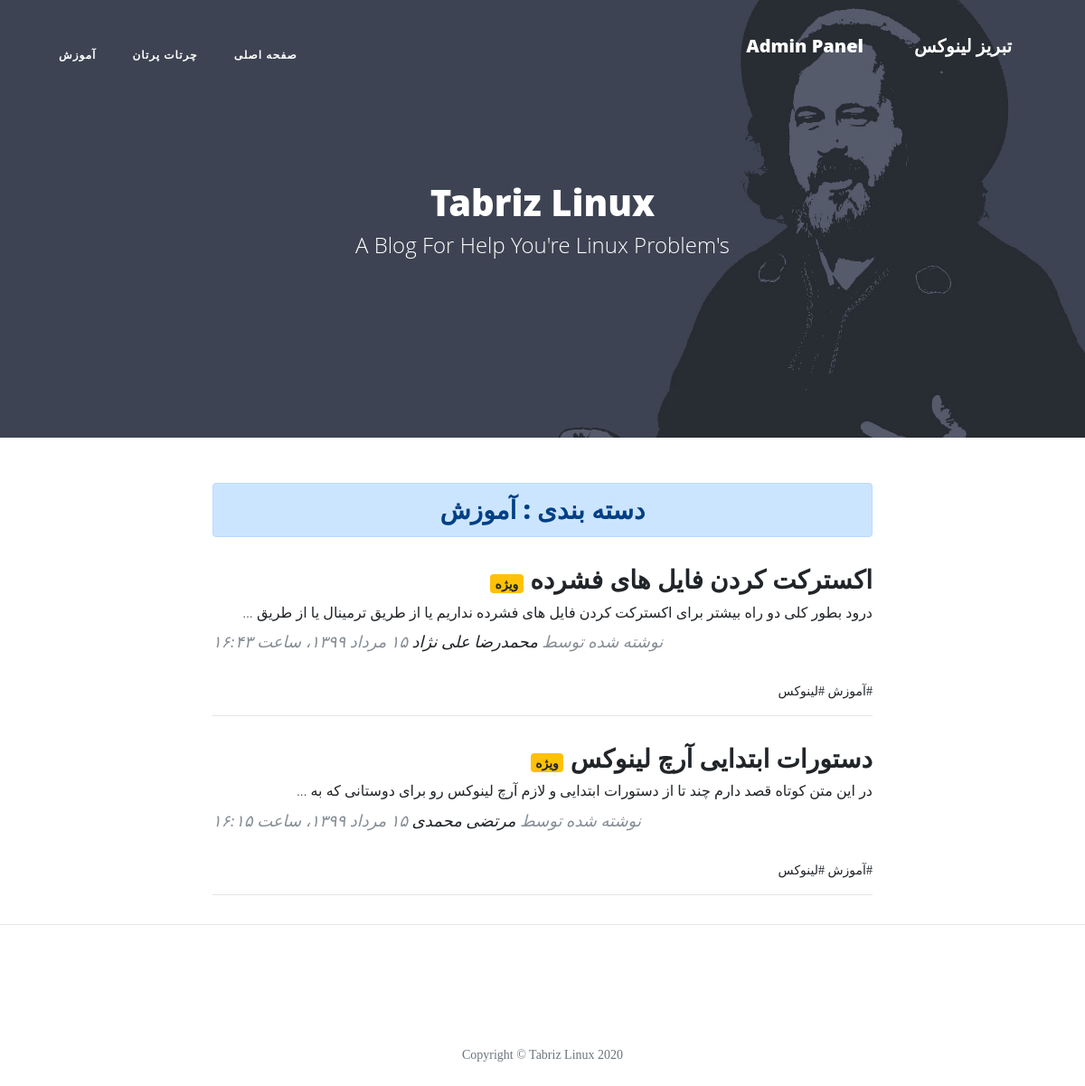
Screenshot of /category/Amozesh with the database file from the repository.
### blog/models.py (models this page shows, shortened)
class Category(models.Model):
    parent   = models.ForeignKey('self', default=None, null=True, blank=True, on_delete=models.SET_NULL, related_name='children', verbose_name="زیردسته")
    title    = models.CharField(max_length=30, verbose_name="عنوان دسته‌بندی")
    slug     = models.SlugField(max_length=100, unique=True, verbose_name="آدرس دسته‌بندی")
    status   = models.BooleanField(default=True, verbose_name="آیا نمایش داده شود؟")
    position = models.IntegerField(verbose_name="پوزیشن")
    class Meta:
        verbose_name = "دسته‌بندی"
        verbose_name_plural = "دسته‌بندی‌ها"
        ordering = ['parent__id','position']
    objects = CategoryManager()

class Article(models.Model):
    STATUS_CHOICE = (
        ('P','منتشر‌شده'),
        ('D','پیش‌نویس'),
        ('I','در‌حال بررسی'),
        ('B','رد‌شده'),
    )
    author       = models.ForeignKey(User , null=True, on_delete=models.SET_NULL, related_name='articles', verbose_name="نویسنده")
    title        = models.CharField(max_length=30,verbose_name="عنوان مقاله")
    slug         = models.SlugField(max_length=100, unique=True, verbose_name="آدرس مقاله")
    category     = models.ManyToManyField(Category, verbose_name="دسته‌بندی", related_name="articles")
    description  = models.TextField(verbose_name="محتوای مقاله")
    thumbnail    = models.ImageField(upload_to="images",verbose_name="تصویر مقاله")
    publish      = models.DateTimeField(default=timezone.now, verbose_name="تاریخ انتشار")
    created      = models.DateTimeField(auto_now_add=True)
    updated      = models.DateTimeField(auto_now=True)
    is_special   = models.BooleanField(default=False, verbose_name="مقاله ویژه")
    status       = models.CharField(max_length=1, choices=STATUS_CHOICE, verbose_name="وضعیت")
    class Meta:
        verbose_name = "مقاله"
        verbose_name_plural = "مقالات"
        ordering = ['-publish']
    def jpublish(self):
        return jalali_convertor(self.publish)
    jpublish.short_description = "تاریخ انتشار"
    def thumbnail_tag(self):
        return format_html("<img width=100 height=50 style='border-radius: 3px;' src='{}'>".format(self.thumbnail.url))
    thumbnail_tag.short_description = "تصویر مقاله"
    def category_to_str(self):
        return "، ".join([category.title for category in self.category.active()])
    category_to_str.short_description = "دسته‌بندی"
    objects = ArticleManager()

### account/models.py (models this page shows)
class User(AbstractUser):
    is_author    = models.BooleanField(default=False, verbose_name="وضعیت نویسندگی")
    special_user = models.DateTimeField(default=timezone.now, verbose_name="کاربر ویژه تا")
    def is_special_user(self):
        if self.special_user > timezone.now():
            return True
        else:
            return False
    is_special_user.boolean = True
    is_special_user.short_description = "وضعیت کاربر ویژه"

### blog/views.py (the view)
# urls.py: path('category/<slug:slug>', CategoryList.as_view(), name="category"),
class CategoryList(ListView):
    paginate_by = 5
    template_name = 'blog/category_list.html'
    def get_queryset(self):
        global category
        slug = self.kwargs.get('slug')
        category = get_object_or_404(Category.objects.active(), slug=slug)
        return category.articles.published()
    def get_context_data(self, **kwargs):
        context = super().get_context_data(**kwargs)
        context['category'] = category
        return context

### blog/models.py (called while the page is built)
    def published(self):
        return self.filter(status="P")

    def active(self):
        return self.filter(status=True)

### blog/templatetags/base_tags.py (called while the page is built)
@register.simple_tag
def title(data="تبریز لینوکس"):
    return data

@register.inclusion_tag("blog/partials/category_navbar.html")
def category_navbar():
    return{
        "category": Category.objects.filter(status=True)
    }

### extensions/jalali.py (called while the page is built)
    def persian_tuple(self):
        return self.persian_year, self.persian_month, self.persian_day

### extensions/utils.py (called while the page is built)
def persian_numbers_converter(mystr):
    numbers = {
        "0":"۰",
        "1":"۱",
        "2":"۲",
        "3":"۳",
        "4":"۴",
        "5":"۵",
        "6":"۶",
        "7":"۷",
        "8":"۸",
        "9":"۹",
    }
    for English_Numbers, Persian_Numbers in numbers.items():
        mystr = mystr.replace(English_Numbers,Persian_Numbers)
    return mystr

def jalali_convertor(time):
    jmonths = ["فروردین","اردیبهشت","خرداد","تیر","مرداد","شهریور","مهر","آبان","آذر","دی","بهمن","اسفند"]
    time = timezone.localtime(time)
    time_to_str = "{},{},{}".format(time.year, time.month, time.day)
    time_to_tuple = jalali.Gregorian(time_to_str).persian_tuple()
    time_to_list = list(time_to_tuple)
    for index, month in enumerate(jmonths):
        if time_to_list[1] == index + 1:
            time_to_list[1] = month
            break
    output = "{} {} {}، ساعت {}:{}".format(
        time_to_list[2],
        time_to_list[1],
        time_to_list[0],
        time.hour,
        time.minute
    )
    return persian_numbers_converter(output)

### templates/blog/category_list.html (shortened to what this page needs)
{% extends 'blog/list.html' %}
{% block header %}
    <h3 class="alert alert-primary text-center">دسته بندی : {{category.title}}</h3>
{% endblock %}

### templates/blog/list.html (shortened to what this page needs)
{% extends 'blog/base.html' %}
{% load static %}
{% block main %}
  <header class="masthead" style="background-image: url('{% static "blog/img/header.jpg" %}')">
    <div class="overlay"></div>
    <div class="container">
      <div class="row">
        <div class="col-lg-8 col-md-10 mx-auto">
          <div class="site-heading">
            <h1>Tabriz Linux</h1>
            <span class="subheading">A Blog For Help You're Linux Problem's </span>
          </div>
        </div>
      </div>
    </div>
  </header>
  <div class="container">
    <div class="row">
      <div class="col-lg-8 col-md-10 mx-auto">
        {% block header %}{% endblock %}
        {% for article in object_list %}
          <div class="post-preview">
          <a href="{% url 'blog:detail' article.slug %}">
            <h2 class="post-title">
              {{article.title}}
              {% if article.is_special %}
                <span class="badge badge-warning" style="font-size: 14px;" >ویژه</span>
              {% endif %}
            </h2>
            <h3 class="post-subtitle">
              {{article.description|striptags|truncatewords:20}}
            </h3>
          </a>
          <p class="post-meta">نوشته شده توسط
            <a href="{% url 'blog:author' article.author %}">{{article.author.get_full_name}}</a>
            {{article.jpublish}}</p>
          <div>
            {% for cat in article.category.active %}
              <a href="{% url 'blog:category' cat.slug %}">#{{cat.title}}</a>
            {% endfor %}
          </div>
        </div>
        <hr>
        {% endfor %}
      </div>
    </div>
  </div>
{% endblock %}

### templates/blog/partials/category_navbar.html (shortened to what this page needs)
<div class="collapse navbar-collapse nav" id="navbarResponsive">
  <ul class="navbar-nav ml-auto">
    <li class="nav-item">
      <a class="nav-link" href="{% url 'blog:home' %}">صفحه اصلی</a>
    </li>
    {% for cat in category %}
      {% if cat.parent == None %}
        <li class="nav-item">
          <a class="nav-link" href="{% url 'blog:category' cat.slug %}">{{cat.title}}</a>
        </li>
      {% endif %}
    {% endfor %}
  </ul>
</div>

### static/blog/css/rtl.css (style rules this page uses)
body { direction: rtl; text-align: right; font-family: "Sahel"; font-size: 14px; }
.navbar-nav { margin-left: initial !important; margin-right: auto; }
.post-meta { text-align: left; }
header.masthead .site-heading h1 { font-size: 40px; }
.post-title { font-size: 28px !important; }
.post-subtitle { font-size: 16px; }
.nav ul { padding-right: 0; }
.nav ul li { border-bottom: none; height: 86px; line-height: 86px; font-size: 14px; display: inline-block; float:left; margin: 0 auto; }
.nav ul li a { text-decoration: none; color:#000000; display: block; transition: .3s background-color; padding:0 24px; }
.nav a { border-bottom:none; }

### rows the page displays
Category: title "چرتات پرتان"
Category: title "آموزش"
Article: title "اکسترکت کردن فایل های فشرده", is_special "ویژه", description "درود بطور کلی دو راه بیشتر برای اکسترکت کردن فایل های فشرده نداریم یا از طریق ترمینال یا از طریق …", author.get_full_name "محمدرضا علی نژاد", jpublish "۱۵ مرداد ۱۳۹۹، ساعت ۱۶:۴۳"
Category: title "لینوکس"
Article: title "دستورات ابتدایی آرچ لینوکس", is_special "ویژه", description "در این متن کوتاه قصد دارم چند تا از دستورات ابتدایی و لازم آرچ لینوکس رو برای دوستانی که به …", author.get_full_name "مرتضی محمدی", jpublish "۱۵ مرداد ۱۳۹۹، ساعت ۱۶:۱۵"
